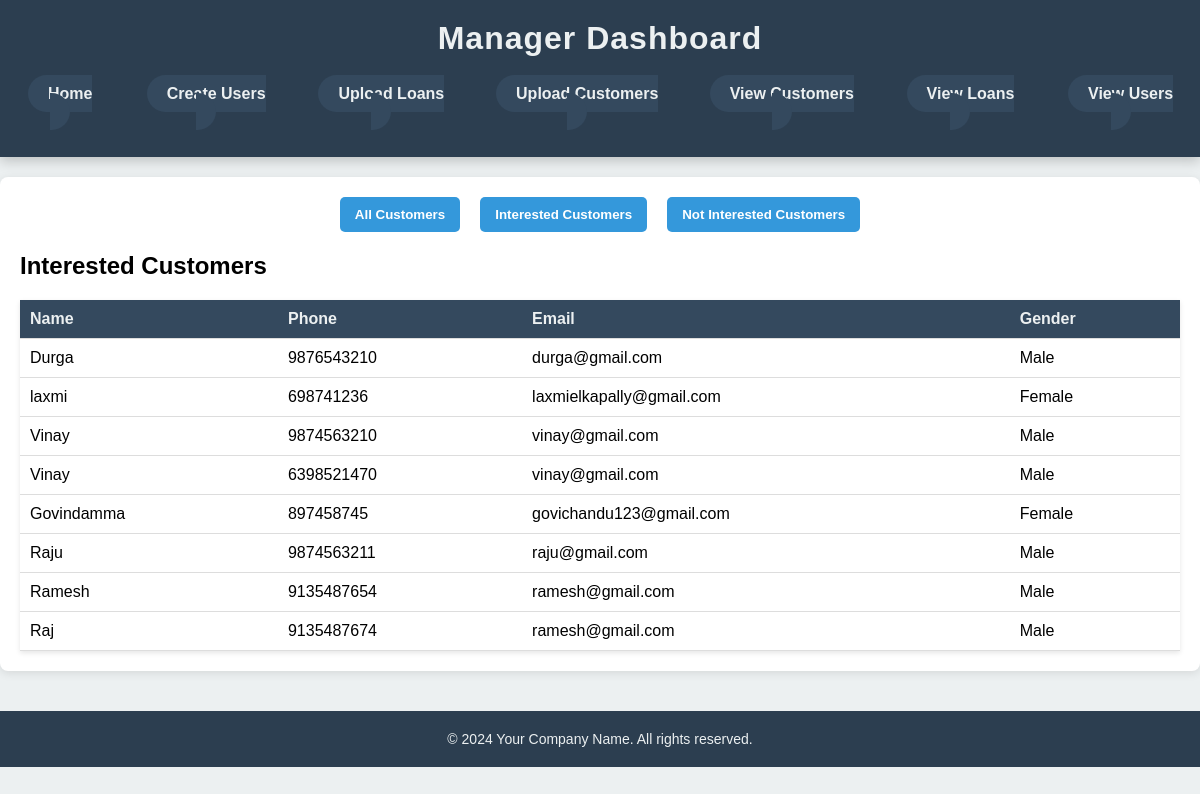
/manager_view-customers/, run on the app's committed database.
### dashboard/models.py (models this page shows, shortened)
class Customer(models.Model):
    name = models.CharField(max_length=255)
    phone = models.CharField(max_length=20)
    email = models.EmailField()
    dob = models.DateField()
    gender = models.CharField(max_length=10, choices=[('Male', 'Male'), ('Female', 'Female'), ('Other', 'Other')])
    address = models.TextField()
    is_interested = models.BooleanField(blank=True,null=True)
    is_not_interested = models.BooleanField(blank=True,null=True)
    is_eligible = models.BooleanField(blank=True,null=True)
    is_not_eligible = models.BooleanField(blank=True,null=True)
    reason = models.TextField(blank=True, null=True)

### dashboard/views.py (the view)
# urls.py: path('manager_view-customers/', manager_view_customers, name='manager_view_customers'),
def manager_view_customers(request):
    customers = Customer.objects.all()
    return render(request, 'manager_view_customers.html',{'customers': customers})

### templates/manager_view_customers.html (shortened to what this page needs)
<!DOCTYPE html>
<html lang="en">
<head>
</head>
<body>
    <header>
        <h1>Manager Dashboard</h1><br>
        <nav>
            <ul>
                <li><a href="{% url 'team_4_dashboard' %}">Home</a></li>
                <li><a href="{% url 'manager_create_users' %}">Create Users</a></li>
                <li><a href="{% url 'upload_loan_details' %}">Upload Loans</a></li>
                <li><a href="{% url 'upload_customer_details' %}">Upload Customers</a></li>
                <li><a href="{% url 'manager_view_customers' %}">View Customers</a></li>
                <li><a href="{% url 'manager_view_loans' %}">View Loans</a></li>
                <li><a href="{% url 'manager_view_users' %}">View Users</a></li>
            </ul>
        </nav>
    </header>
    <div class="container">
        <div class="button-container">
            <button class="button" onclick="showTable('allCustomers')">All Customers</button>
            <button class="button" onclick="showTable('interestedCustomers')">Interested Customers</button>
            <button class="button" onclick="showTable('notInterestedCustomers')">Not Interested Customers</button>
        </div>
        <div id="interestedCustomers" class="table-container">
            <h2>Interested Customers</h2>
            <table>
                <thead>
                    <tr>
                        <th>Name</th>
                        <th>Phone</th>
                        <th>Email</th>
                        <th>Gender</th>
                    </tr>
                </thead>
                <tbody>
                    {% for customer in customers %} {% if customer.is_interested %}
                    <tr>
                        <td>{{ customer.name }}</td>
                        <td>{{ customer.phone }}</td>
                        <td>{{ customer.email }}</td>
                        <td>{{ customer.gender }}</td>
                    </tr>
                    {% endif %} {% empty %}
                    <tr>
                        <td colspan="4">No interested customers available.</td>
                    </tr>
                    {% endfor %}
                </tbody>
            </table>
        </div>
    </div>
    <footer>
        <p>&copy; 2024 Your Company Name. All rights reserved.</p>
    </footer>
</body>
</html>

### templates/manager_view_customers.html (style rules this page uses)
body { font-family: Arial, sans-serif; background-color: #ecf0f1; margin: 0; padding: 0; }
header { background: #2c3e50; color: #ecf0f1; padding: 20px 0; text-align: center; box-shadow: 0 4px 12px rgba(0, 0, 0, 0.2); }
header h1 { margin: 0; font-size: 32px; letter-spacing: 1px; }
nav ul { padding: 0; list-style: none; display: flex; justify-content: center; margin-top: 10px; }
nav ul li { margin: 0 20px; }
nav ul li a { color: #ecf0f1; text-decoration: none; padding: 10px 20px; border-radius: 30px; background-color: #34495e; transition: all 0.3s ease; font-weight: bold; position: relative; }
nav ul li a:after { content: ""; position: absolute; width: 0; height: 3px; background: #1abc9c; left: 50%; bottom: -5px; transition: width 0.3s ease, left 0.3s ease; }
.container { max-width: 1200px; margin: 20px auto; padding: 20px; background: white; border-radius: 8px; box-shadow: 0 2px 10px rgba(0, 0, 0, 0.1); }
.button-container { display: flex; justify-content: center; margin-bottom: 20px; }
.button { background-color: #3498db; color: white; border: none; border-radius: 5px; padding: 10px 15px; margin: 0 10px; cursor: pointer; transition: background 0.3s; font-weight: bold; }
.table-container { display: none; margin-top: 20px; }
table { width: 100%; border-collapse: collapse; margin-top: 10px; box-shadow: 0 2px 5px rgba(0, 0, 0, 0.1); }
th, td { padding: 10px; text-align: left; border-bottom: 1px solid #ddd; }
th { background-color: #34495e; color: #ecf0f1; }
footer { margin-top: 40px; background-color: #2c3e50; color: #ecf0f1; text-align: center; padding: 20px 0; position: relative; width: 100%; }
footer p { margin: 0; font-size: 14px; }

### data on the page
Customer: name "Durga", phone "9876543210", email "durga@gmail.com", gender "Male"
Customer: name "laxmi", phone "698741236", email "laxmielkapally@gmail.com", gender "Female"
Customer: name "Vinay", phone "9874563210", email "vinay@gmail.com", gender "Male"
Customer: name "Vinay", phone "6398521470", email "vinay@gmail.com", gender "Male"
Customer: name "Govindamma", phone "897458745", email "govichandu123@gmail.com", gender "Female"
Customer: name "Raju", phone "9874563211", email "raju@gmail.com", gender "Male"
Customer: name "Ramesh", phone "9135487654", email "ramesh@gmail.com", gender "Male"
Customer: name "Raj", phone "9135487674", email "ramesh@gmail.com", gender "Male"
